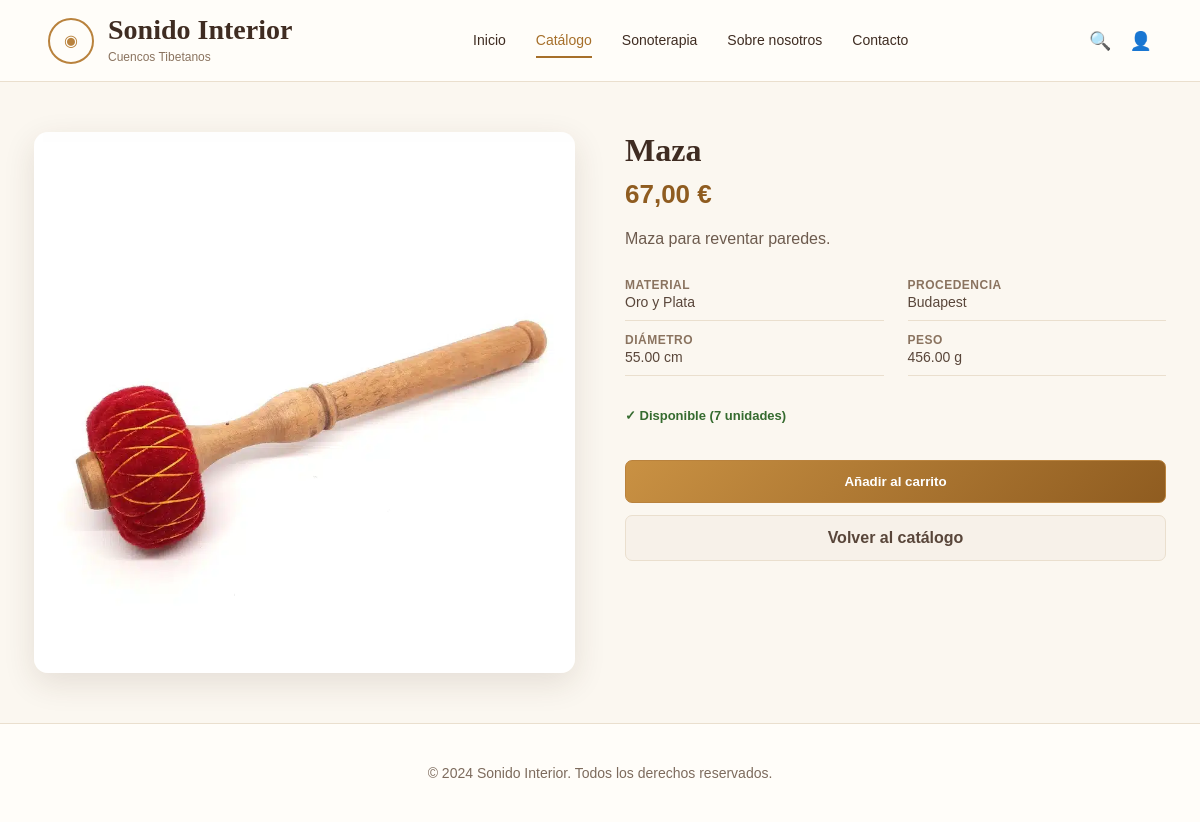
Page /views/public/productos/detalle-producto.php?id=19 on the committed database.
### tables this page shows
CREATE TABLE `productos` (
  `id_producto` int NOT NULL AUTO_INCREMENT,
  `id_categoria` int NOT NULL,
  `nombre` varchar(150) NOT NULL,
  `descripcion` text,
  `precio` decimal(10,2) NOT NULL,
  `stock` int NOT NULL DEFAULT '0',
  `imagen` varchar(255) DEFAULT NULL,
  `diametro` decimal(5,2) DEFAULT NULL,
  `peso` decimal(8,2) DEFAULT NULL,
  `material` varchar(100) DEFAULT NULL,
  `nota_musical` varchar(50) DEFAULT NULL,
  `procedencia` varchar(100) DEFAULT NULL,
  `activo` tinyint(1) NOT NULL DEFAULT '1',
  `fecha_alta` datetime NOT NULL DEFAULT CURRENT_TIMESTAMP,
  PRIMARY KEY (`id_producto`),
  KEY `fk_productos_categoria` (`id_categoria`),
  CONSTRAINT `fk_productos_categoria` FOREIGN KEY (`id_categoria`) REFERENCES `categorias` (`id_categoria`) ON DELETE RESTRICT ON UPDATE CASCADE,
  CONSTRAINT `chk_productos_precio` CHECK ((`precio` >= 0)),
  CONSTRAINT `chk_productos_stock` CHECK ((`stock` >= 0))
);

### models/productos.php (called while the page is built, shortened)
<?php
function obtenerProductoPorId(mysqli $conexion, int $idProducto): ?array {
    $sql = "SELECT p.id_producto, p.nombre, p.descripcion, p.precio, p.stock, p.imagen,
                   p.diametro, p.peso, p.material, p.nota_musical, p.procedencia,
                   c.nombre AS nombre_categoria
            FROM productos p
            INNER JOIN categorias c ON p.id_categoria = c.id_categoria
            WHERE p.id_producto = ? AND p.activo = 1";
    $stmt = mysqli_prepare($conexion, $sql);
    mysqli_stmt_bind_param($stmt, "i", $idProducto);
    mysqli_stmt_execute($stmt);
    $resultado = mysqli_stmt_get_result($stmt);
    $producto = mysqli_fetch_assoc($resultado);
    return $producto ?: null;
}
?>

### views/public/productos/detalle-producto.php (the view, shortened to what this page needs)
<?php
require __DIR__ . "/../../../models/productos.php";
require __DIR__ . "/../../../includes/conexion.php";
$idProducto = (isset($_GET['id']) && ctype_digit($_GET['id'])) ? (int) $_GET['id'] : null;
$producto = null;
if ($idProducto !== null) {
    $producto = obtenerProductoPorId($conexion, $idProducto);
}
$urlVolver = "views/public/productos/catalogo.php";
include __DIR__ . "/../../../includes/header.php";
include __DIR__ . "/../../../includes/menu.php";
?>
<main class="contenedor">
    <?php if (!$producto): ?>
        <section class="encabezado-pagina">
            <h2>Producto no encontrado</h2>
            <p>Puede que se haya agotado o ya no esté disponible.</p>
            <p style="text-align: center;">
                <a href="<?php echo htmlspecialchars($urlVolver); ?>" class="boton principal">Volver al catálogo</a>
            </p>
        </section>
    <?php else: ?>
        <section class="detalle-producto">
            <div class="detalle-producto-imagen">
                <?php if (!empty($producto['imagen'])): ?>
                    <img src="img/productos/<?php echo htmlspecialchars($producto['imagen']); ?>" alt="<?php echo htmlspecialchars($producto['nombre']); ?>">
                <?php else: ?>
                    <img src="img/cuenco-12.svg" alt="Por defecto">
                <?php endif; ?>
            </div>
            <div class="detalle-producto-info">
                <h2><?php echo htmlspecialchars($producto['nombre']); ?></h2>
                <span class="precio"><?php echo number_format($producto['precio'], 2, ',', '.'); ?> €</span>
                <p class="descripcion"><?php echo htmlspecialchars($producto['descripcion']); ?></p>
                <ul class="detalle-producto-caracteristicas">
                    <?php if (!empty($producto['material'])): ?>
                        <li><strong>Material</strong><?php echo htmlspecialchars($producto['material']); ?></li>
                    <?php endif; ?>
                    <?php if (!empty($producto['procedencia'])): ?>
                        <li><strong>Procedencia</strong><?php echo htmlspecialchars($producto['procedencia']); ?></li>
                    <?php endif; ?>
                    <?php if (!empty($producto['diametro'])): ?>
                        <li><strong>Diámetro</strong><?php echo htmlspecialchars($producto['diametro']); ?> cm</li>
                    <?php endif; ?>
                    <?php if (!empty($producto['peso'])): ?>
                        <li><strong>Peso</strong><?php echo htmlspecialchars($producto['peso']); ?> g</li>
                    <?php endif; ?>
                </ul>
                <?php if ($producto['stock'] > 0): ?>
                    <p class="detalle-producto-stock disponible">✓ Disponible (<?php echo $producto['stock']; ?> unidades)</p>
                    <form action="controllers/carrito/agregar-producto.php" method="post">
                        <button type="submit" class="boton principal bloque">Añadir al carrito</button>
                    </form>
                <?php else: ?>
                    <p class="detalle-producto-stock agotado">✕ Agotado temporalmente</p>
                <?php endif; ?>
                <a href="<?php echo htmlspecialchars($urlVolver); ?>" class="boton cancelar bloque">Volver al catálogo</a>
            </div>
        </section>
    <?php endif; ?>
</main>
<?php include __DIR__ . "/../../../includes/footer.php"; ?>

### css/estilos.css (style rules this page uses)
* { box-sizing: border-box; }
body { margin: 0; font-family: Arial, Helvetica, sans-serif; background: #fbf7f0; color: #3f2c22; }
h1, h2, h3 { font-family: Georgia, 'Times New Roman', serif; margin: 0; }
p { line-height: 1.6; }
img { max-width: 100%; display: block; }
a { text-decoration: none; color: inherit; }
.boton { display: inline-block; border-radius: 7px; padding: 13px 26px; font-weight: bold; text-align: center; border: 1px solid #b9823d; cursor: pointer; }
.boton.principal { background: linear-gradient(135deg, #c99143, #8f5c20); color: white; margin-bottom: 12px; margin-top: 12px; }
.boton.cancelar { background: #f7f1e9; border-color: #eadfce; color: #59463a; }
.boton.bloque { width: 100%; }
.seccion, .contenedor { max-width: 1180px; margin: 0 auto; padding: 50px 24px; }
.precio { color: #8f5c20 !important; font-weight: bold; font-size: 18px !important; margin-top: auto !important; margin-bottom: 14px !important; }
.detalle-producto { display: grid; grid-template-columns: 1fr 1fr; gap: 50px; align-items: start; }
.detalle-producto-imagen img { width: 100%; border-radius: 14px; box-shadow: 0 10px 32px rgba(69, 45, 25, 0.12); }
.detalle-producto-info h2 { font-size: 32px; margin-bottom: 10px; }
.detalle-producto-info .precio { font-size: 26px !important; margin-bottom: 20px; display: block; }
.detalle-producto-info .descripcion { color: #6d5b4e; margin-bottom: 26px; }
.detalle-producto-caracteristicas { list-style: none; padding: 0; margin: 0 0 30px; display: grid; grid-template-columns: 1fr 1fr; gap: 12px 24px; }
.detalle-producto-caracteristicas li { font-size: 14px; color: #59463a; border-bottom: 1px solid #eadfce; padding-bottom: 10px; }
.detalle-producto-caracteristicas strong { display: block; color: #8a735f; font-size: 12px; text-transform: uppercase; letter-spacing: 0.5px; margin-bottom: 2px; }
.detalle-producto-stock { font-size: 13px; font-weight: bold; margin-bottom: 22px; }
.detalle-producto-stock.disponible { color: #356b2f; }

### rows in the picture
productos: imagen+nombre (picture), nombre "Maza", precio "67,00", descripcion "Maza para reventar paredes.", material "Oro y Plata", procedencia "Budapest", diametro "55.00", peso "456.00", stock "7"
